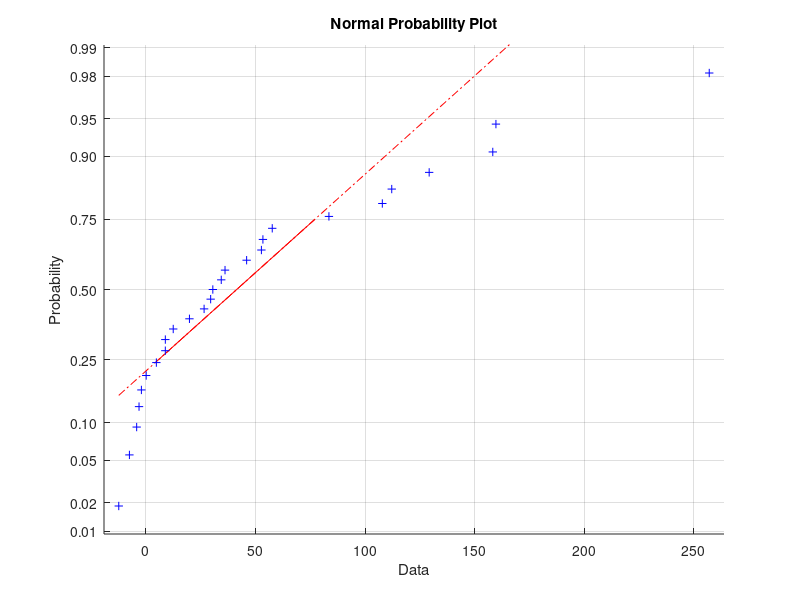

The MATLAB script that drew this image: (Note: this script raises an error after producing the figure.)
%% Figure 8 - Fibers by Beach
%
%
% Davidson, B.; Batista, K.; Samrah, S.; Rios Mendoza, L. M.; Pujara, N.
% Microplastic Contamination of Sediments across and within
%       Three Beaches in Western Lake Superior.
% Journal of Great Lakes Research 2022, 48 (6), 1563–1572.
% https://doi.org/10.1016/j.jglr.2022.09.011.

clear; close all; clc;

load figure8_data.mat

%% ANOVA (testing whether plastic concentrations on different beaches are different)

% pick p value threshold for significance
p_val_threshold = 0.05; 

% check whether data look to be reasonably approximated by normal
% distribution; does it follow the straight line within reason? if yes,
% carry on with anova
normplot(PlasticFibers_noRayon)

% run anova with beach and sample as independent variables, with an
% interaction term
[p0,~,stats0] = anovan(PlasticFibers_noRayon,{beach,sample},'model','interaction','varnames',{'beach','sample'});

% if the interaction term is not sigificant (high p value), re-run anova without interaction
[p0,~,stats0] = anovan(PlasticFibers_noRayon,{beach,sample},'varnames',{'beach','sample'});

% if one of the p values falls below our decided threshold, then check
% which data are different from each other by running multcompare
[results0,~,~,gnames0] = multcompare(stats0,'Dimension',[1],'Ctype','lsd'); 
% here we are running the comparison along the beach variable, hence dimension is 1
% in this example, we see that WIP has an average contamination that is
% lower than the other beaches, at the p < 0.05 statistical significance

% To illustrate this example, perhaps a good method is a box plot
allplastics_by_beach = [PlasticFibers_noRayon(1:9), PlasticFibers_noRayon(10:18), PlasticFibers_noRayon(19:27)];
% replace negative values with zero for plotting
allplastics_by_beach(allplastics_by_beach<0) = 0;
%subplot(2,1,1) %use for graphical abstract
h = boxplot(allplastics_by_beach,beach(1:9:end)','Orientation','horizontal');
xlabel('MP Fibers / kg Dry Sediment');
set(h,'LineWidth',2)
set(gca,'FontSize',22)